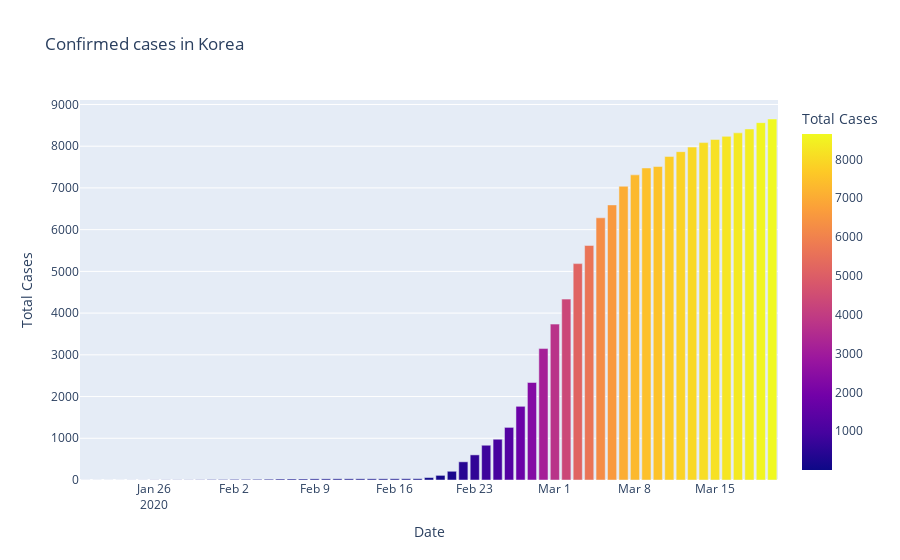

The notebook cell saved with this chart:
### Code cell
#plotly Express representation of confirmed cases in Korea

fig=px.bar(pdc_Korea,x="Date",y="Total Cases",color='Total Cases',title='Confirmed cases in Korea')
fig.show()
